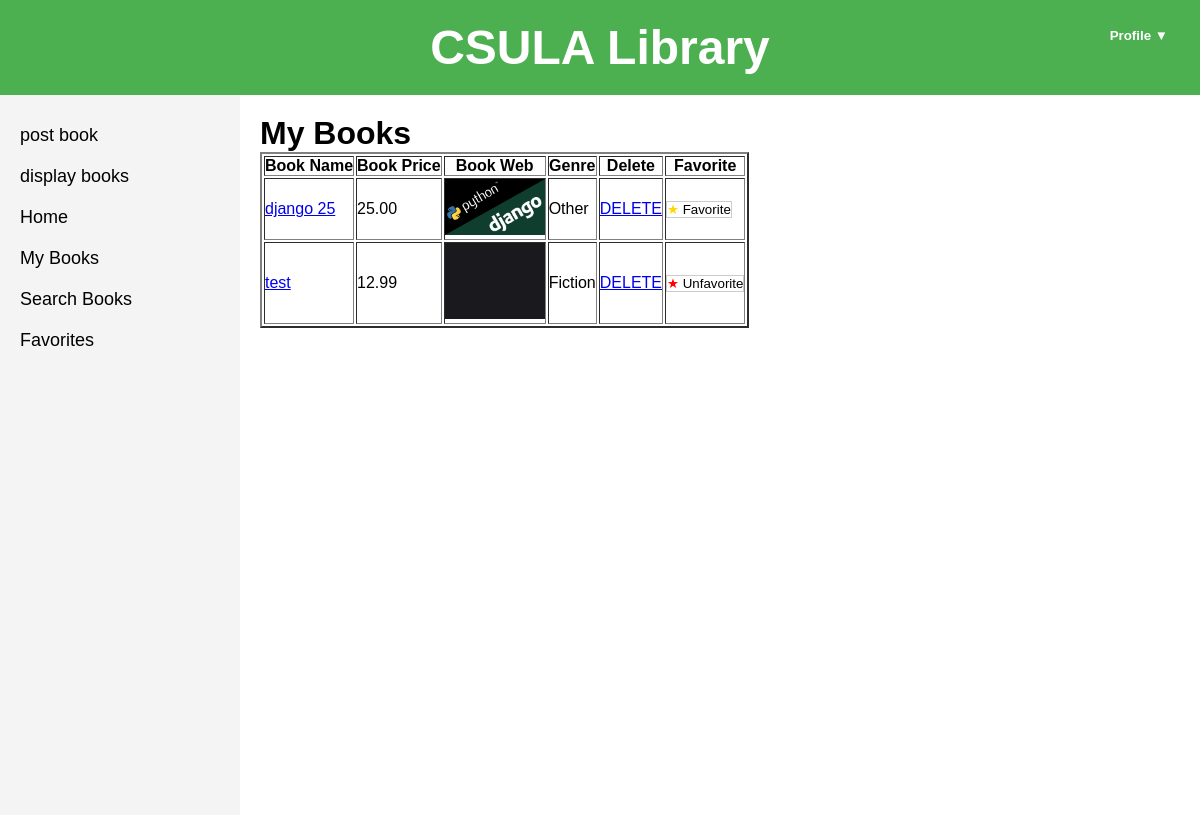
/mybooks (signed in), run on an earlier commit of the app's database.
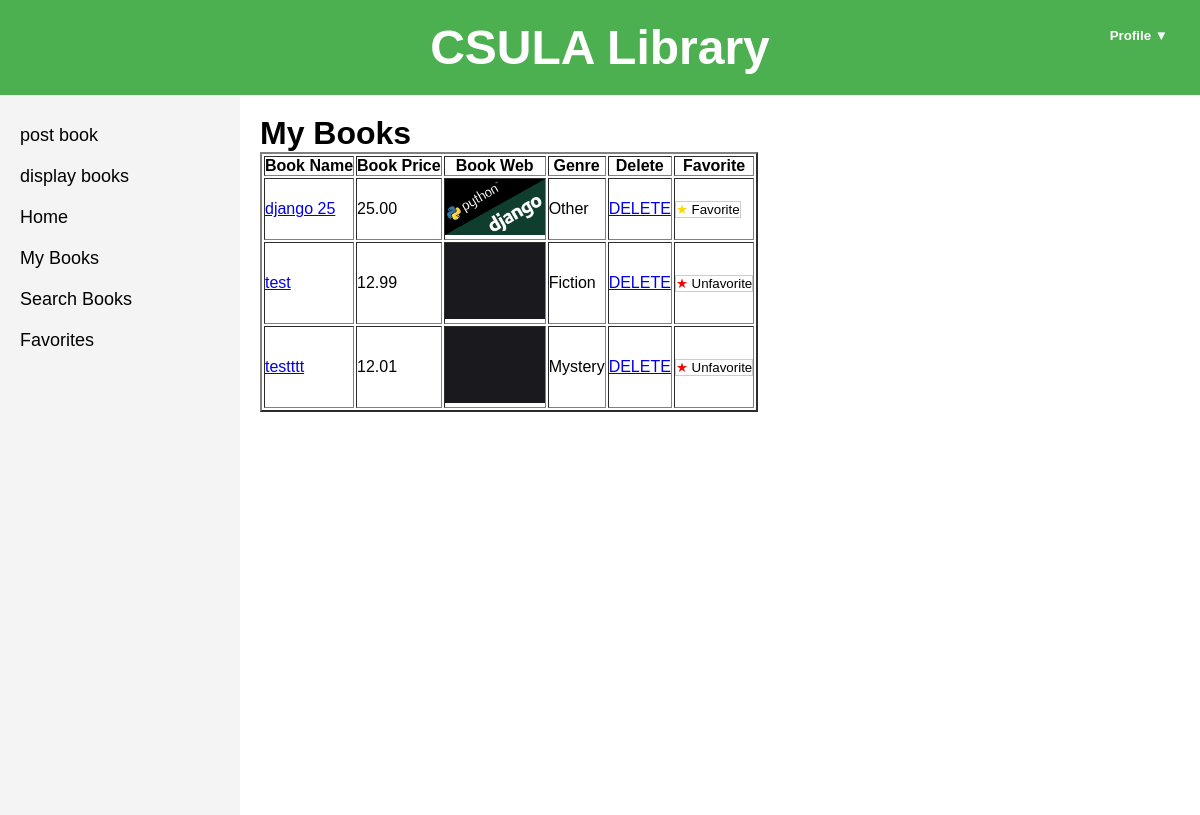
And on a later commit of the database.
### bookMng/models.py (models this page shows, shortened)
class MainMenu(models.Model):
    item = models.CharField(max_length=300, unique=True)
    link = models.CharField(max_length=300, unique=True)

class Book(models.Model):
    name = models.CharField(max_length=200)
    web = models.URLField(max_length=300)
    price = models.DecimalField(decimal_places=2, max_digits=8)
    publishdate = models.DateField(auto_now=True)
    picture = models.FileField(upload_to='bookEx/static/uploads')
    pic_path = models.CharField(max_length=300)
    username = models.ForeignKey(User, blank=True, null=True, on_delete=models.CASCADE)
    favorites = models.ManyToManyField(User, related_name="favorite_books", blank=True)
    Genre_Choices = [
        ('Fiction', 'Fiction'),
        ('Nonfiction', 'Nonfiction'),
        ('Mystery', 'Mystery'),
        ('Fantasy', 'Fantasy'),
        ('Other', 'Other'),
    ]
    genre = models.CharField(max_length=50, choices=Genre_Choices, default='Other')

### bookMng/views.py (the view)
# urls.py: path('mybooks', views.mybooks, name='mybooks'),
@login_required
def mybooks(request):
    books = Book.objects.filter(username=request.user)
    for b in books:
        b.pic_path = b.picture.url[14:]
    return render(request, 'bookMng/mybooks.html',
                  {
                      'item_list': MainMenu.objects.all(),
                      'books': books,
                  }
                  )

### bookEx/templates/bookMng/mybooks.html (shortened to what this page needs)
{% extends "base.html" %}
{% load static %}
{% block sidenav %}
    {% for item in item_list %}
        <li>
            <a href="{{ item.link }}"> {{ item.item }} </a>
        </li>
    {% endfor %}
{% endblock sidenav %}
{% block content %}
    <h1>My Books</h1>
    <table border="2">
        <tr>
          <th>
            Book Name
          </th>
          <th>
            Book Price
          </th>
            <th>
            Book Web
          </th>
            <th>
                Genre
            </th>
            <th>
                Delete
            </th>
            <th>
            Favorite
          </th>
        </tr>
        {% for book in books %}
            <tr>
                <td>
                    <a href="book_detail/{{ book.id }}"> {{ book.name }} </a>
                </td>
                <td>
                    {{ book.price }}
                </td>
                <td>
                    <img src="{% static book.pic_path %}" width="100" />
                </td>
                <td>{{ book.genre }}</td>
                <td>
                    <a href="book_delete/{{ book.id }}"> DELETE </a>
                </td>
                <td>
                    <form method="post" action="{% url 'toggle_favorite' book.id %}">
                        <button type="submit" style="background-color: white; border: 1px solid #ccc;">
                            {% if user in book.favorites.all %}
                                <span style="color: red;">★</span> Unfavorite
                            {% else %}
                                <span style="color: gold;">★</span> Favorite
                            {% endif %}
                        </button>
                    </form>
                </td>
            </tr>
        {% endfor %}
    </table>
{% endblock content %}

What changed in the data, as far as the page shows it:
added Book: name "testttt", price "12.01", genre "Mystery", shows "Unfavorite"
